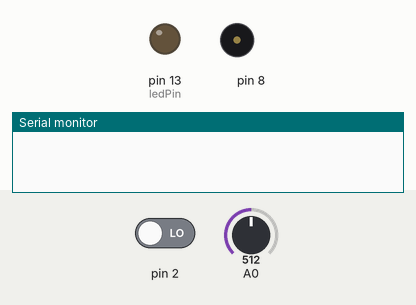
Simulated run of this sketch. Board: Arduino Uno, built with avr-gcc and run on an emulated ATmega328P. Parts: output pins drawn as LEDs (lit = HIGH), buzzer (waves = sounding), the last lines printed to the serial monitor. The inputs (shaded band) are chosen by the test bench; at power-on: pin 2 LOW, A0 = 512.

Above: at 3.2 s.
3.3 s: pin 2 driven HIGH
At 4.5 s:
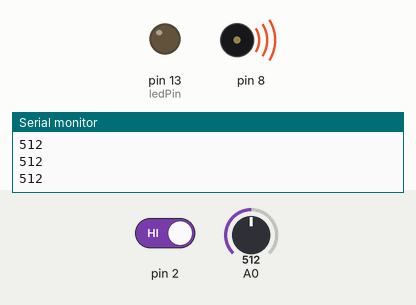
4.8 s: pin 2 driven LOW
At 5.7 s:
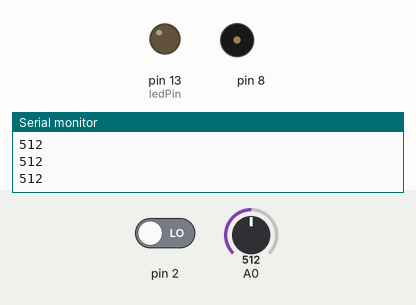
Timing chart, 0 to 7.8 s (numbered marks = the images above; inputs shaded):
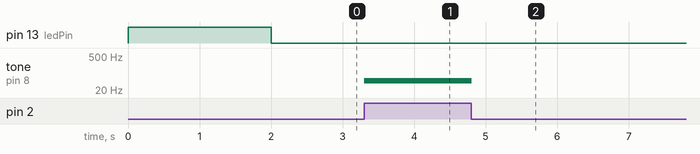

The sketch:

si2.ino
```cpp
int switchState = 0;
int sensorValue;
int sensorLow = 1023;
int sensorHigh = 5;
const int ledPin = 13;
void setup() {
   pinMode(2,INPUT);
  pinMode(ledPin, OUTPUT);
  digitalWrite(ledPin, HIGH);
  while (millis() < 2000) {
    sensorValue = analogRead(A0);
    if (sensorValue > sensorHigh) {
      sensorHigh = sensorValue;
    }
    if (sensorValue < sensorLow){
      sensorLow = sensorValue;
    }
   }
  digitalWrite(ledPin, LOW);
  Serial.begin(9600);
}
void tocarTheremin() {
  sensorValue = analogRead(A0);
  int pitch =
  map(sensorValue,sensorLow,sensorHigh,50,4000);
  Serial.println(sensorValue);
  tone(8,pitch,20);
  delay(10);
}

void loop() {
 switchState = digitalRead(2);
 if (switchState == HIGH){


tocarTheremin();
 }
else{
 noTone(8);
 delay(10);
 }

}
```

Measured:
- after the input at 3.3 s, tone on pin 8: silent → 49 Hz at once
- after the input at 4.8 s, tone on pin 8: 49 Hz → silent at once
